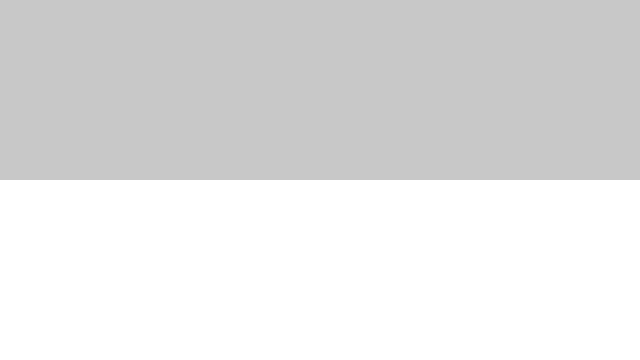
Frame 1 (no input)
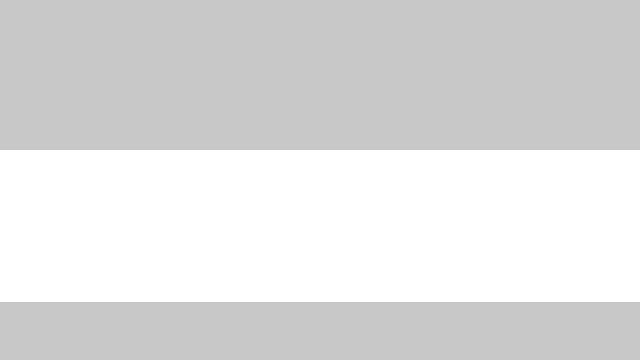
Frame 60 (the mouse pressed at the canvas centre just before this capture)
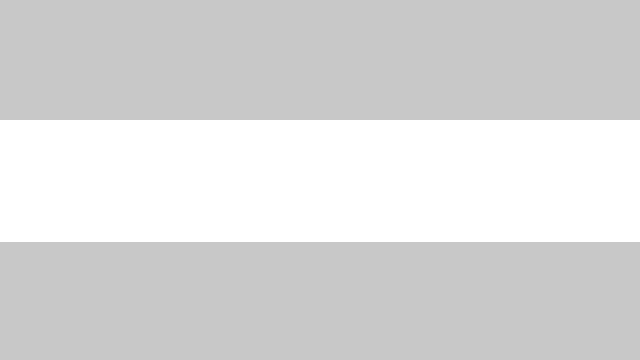
Frame 120 (the mouse held since frame 60 and released just before this capture)

The Processing sketch that drew these frames (run headless with seeded random() and noise(); from frame 60 on, the mouse is pressed at the canvas centre):

// Processing sketch: processing_134867
// ── processing_134867.pde

float a;
void setup() {
  size(640,360);
  stroke(255);
  a=height/2;
}
void draw() {
  background (200);
  rect(0,a,width,a);
  a=a-0.5;
  if (a < 0) {
    a=height;
  }
}
